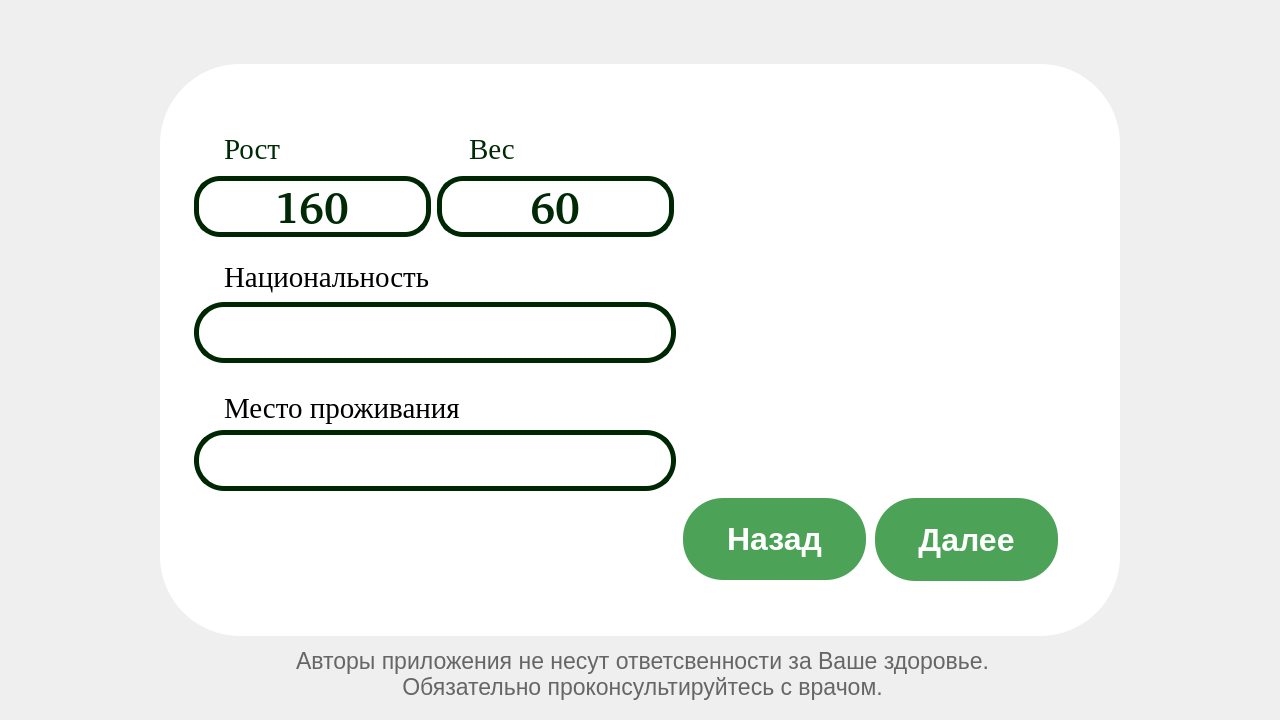
<?xml version="1.0" encoding="UTF-8"?>
<ui version="4.0">
 <class>Window1</class>
 <widget class="QDialog" name="Window1">
  <property name="geometry">
   <rect>
    <x>0</x>
    <y>0</y>
    <width>1280</width>
    <height>720</height>
   </rect>
  </property>
  <property name="windowTitle">
   <string>Dialog</string>
  </property>
  <widget class="QLabel" name="background">
   <property name="geometry">
    <rect>
     <x>0</x>
     <y>0</y>
     <width>1280</width>
     <height>720</height>
    </rect>
   </property>
   <property name="text">
    <string/>
   </property>
   <property name="pixmap">
    <pixmap>../images/whole_background.png</pixmap>
   </property>
   <property name="scaledContents">
    <bool>true</bool>
   </property>
  </widget>
  <widget class="QFrame" name="frame">
   <property name="geometry">
    <rect>
     <x>160</x>
     <y>64</y>
     <width>960</width>
     <height>572</height>
    </rect>
   </property>
   <property name="styleSheet">
    <string notr="true">background-color: rgb(255, 255, 255);
border-radius: 80px;</string>
   </property>
   <property name="frameShape">
    <enum>QFrame::StyledPanel</enum>
   </property>
   <property name="frameShadow">
    <enum>QFrame::Raised</enum>
   </property>
   <widget class="QLabel" name="label">
    <property name="geometry">
     <rect>
      <x>560</x>
      <y>120</y>
      <width>296</width>
      <height>296</height>
     </rect>
    </property>
    <property name="text">
     <string/>
    </property>
    <property name="pixmap">
     <pixmap>../images/cross__o.png</pixmap>
    </property>
    <property name="scaledContents">
     <bool>true</bool>
    </property>
   </widget>
   <widget class="QLabel" name="label_2">
    <property name="geometry">
     <rect>
      <x>64</x>
      <y>64</y>
      <width>71</width>
      <height>42</height>
     </rect>
    </property>
    <property name="font">
     <font>
      <family>Times New Roman</family>
      <pointsize>22</pointsize>
     </font>
    </property>
    <property name="styleSheet">
     <string notr="true">color: rgb(0, 42, 5);</string>
    </property>
    <property name="text">
     <string>Рост</string>
    </property>
   </widget>
   <widget class="QLabel" name="label_3">
    <property name="geometry">
     <rect>
      <x>64</x>
      <y>192</y>
      <width>260</width>
      <height>42</height>
     </rect>
    </property>
    <property name="font">
     <font>
      <family>Times New Roman</family>
      <pointsize>22</pointsize>
     </font>
    </property>
    <property name="text">
     <string>Национальность</string>
    </property>
   </widget>
   <widget class="QLineEdit" name="nationality">
    <property name="geometry">
     <rect>
      <x>34</x>
      <y>238</y>
      <width>482</width>
      <height>61</height>
     </rect>
    </property>
    <property name="font">
     <font>
      <family>Times New Roman [Mono]</family>
      <pointsize>22</pointsize>
      <weight>75</weight>
      <bold>true</bold>
     </font>
    </property>
    <property name="styleSheet">
     <string notr="true">background-color: rgba(255, 255, 255, 0);
border: 5px solid rgb(0,39,3);
border-radius: 30px;
color: rgb(0, 42, 5);</string>
    </property>
   </widget>
   <widget class="QPushButton" name="page2to1_btm">
    <property name="geometry">
     <rect>
      <x>523</x>
      <y>434</y>
      <width>183</width>
      <height>82</height>
     </rect>
    </property>
    <property name="font">
     <font>
      <pointsize>24</pointsize>
      <weight>75</weight>
      <bold>true</bold>
     </font>
    </property>
    <property name="styleSheet">
     <string notr="true">QPushButton{
background-color: rgb(76, 162, 87);
border-radius: 40px;
color: rgb(255, 255, 255);

}

QPushButton:hover{
	background-color: rgb(71, 146, 80);
}

QPushButton:pressed{
background-color: rgb(2, 151, 89);
border: 2px solid rgb(255,215,0);
color: rgb(248, 248, 242);
}</string>
    </property>
    <property name="text">
     <string>Назад</string>
    </property>
   </widget>
   <widget class="QPushButton" name="page2to3_btm">
    <property name="geometry">
     <rect>
      <x>715</x>
      <y>434</y>
      <width>183</width>
      <height>83</height>
     </rect>
    </property>
    <property name="font">
     <font>
      <pointsize>24</pointsize>
      <weight>75</weight>
      <bold>true</bold>
     </font>
    </property>
    <property name="styleSheet">
     <string notr="true">QPushButton{
background-color: rgb(76, 162, 87);
border-radius: 40px;
color: rgb(255, 255, 255);

}

QPushButton:hover{
	background-color: rgb(71, 146, 80);
}

QPushButton:pressed{
background-color: rgb(2, 151, 89);
border: 2px solid rgb(255,215,0);
color: rgb(248, 248, 242);
}</string>
    </property>
    <property name="text">
     <string>Далее</string>
    </property>
   </widget>
   <widget class="QLabel" name="label_4">
    <property name="geometry">
     <rect>
      <x>64</x>
      <y>323</y>
      <width>300</width>
      <height>42</height>
     </rect>
    </property>
    <property name="font">
     <font>
      <family>Times New Roman</family>
      <pointsize>22</pointsize>
     </font>
    </property>
    <property name="text">
     <string>Место проживания</string>
    </property>
   </widget>
   <widget class="QLineEdit" name="residence">
    <property name="geometry">
     <rect>
      <x>34</x>
      <y>366</y>
      <width>482</width>
      <height>61</height>
     </rect>
    </property>
    <property name="font">
     <font>
      <family>Times New Roman [Mono]</family>
      <pointsize>15</pointsize>
      <weight>75</weight>
      <bold>true</bold>
     </font>
    </property>
    <property name="styleSheet">
     <string notr="true">background-color: rgba(255, 255, 255, 0);
border: 5px solid rgb(0,39,3);
border-radius: 30px;
color: rgb(0, 42, 5);</string>
    </property>
   </widget>
   <widget class="QLabel" name="label_5">
    <property name="geometry">
     <rect>
      <x>309</x>
      <y>64</y>
      <width>58</width>
      <height>42</height>
     </rect>
    </property>
    <property name="font">
     <font>
      <family>Times New Roman</family>
      <pointsize>22</pointsize>
     </font>
    </property>
    <property name="styleSheet">
     <string notr="true">color: rgb(0, 42, 5);</string>
    </property>
    <property name="text">
     <string>Вес</string>
    </property>
   </widget>
   <widget class="QSpinBox" name="height">
    <property name="geometry">
     <rect>
      <x>34</x>
      <y>112</y>
      <width>237</width>
      <height>61</height>
     </rect>
    </property>
    <property name="font">
     <font>
      <family>Times New Roman [Mono]</family>
      <pointsize>32</pointsize>
      <weight>75</weight>
      <bold>true</bold>
     </font>
    </property>
    <property name="styleSheet">
     <string notr="true">background-color: rgba(255, 255, 255, 0);
border: 5px solid rgb(0,39,3);
border-radius: 26px;
color: rgb(0, 42, 5);
size: 40px;</string>
    </property>
    <property name="alignment">
     <set>Qt::AlignCenter</set>
    </property>
    <property name="buttonSymbols">
     <enum>QAbstractSpinBox::NoButtons</enum>
    </property>
    <property name="minimum">
     <number>100</number>
    </property>
    <property name="maximum">
     <number>250</number>
    </property>
    <property name="value">
     <number>160</number>
    </property>
   </widget>
   <widget class="QSpinBox" name="weight">
    <property name="geometry">
     <rect>
      <x>277</x>
      <y>112</y>
      <width>237</width>
      <height>61</height>
     </rect>
    </property>
    <property name="font">
     <font>
      <family>Times New Roman [Mono]</family>
      <pointsize>32</pointsize>
      <weight>75</weight>
      <bold>true</bold>
     </font>
    </property>
    <property name="styleSheet">
     <string notr="true">background-color: rgba(255, 255, 255, 0);
border: 5px solid rgb(0,39,3);
border-radius: 26px;
color: rgb(0, 42, 5);
size: 40px;</string>
    </property>
    <property name="alignment">
     <set>Qt::AlignCenter</set>
    </property>
    <property name="buttonSymbols">
     <enum>QAbstractSpinBox::NoButtons</enum>
    </property>
    <property name="minimum">
     <number>45</number>
    </property>
    <property name="maximum">
     <number>200</number>
    </property>
    <property name="value">
     <number>60</number>
    </property>
   </widget>
  </widget>
  <widget class="QLabel" name="responsibillity">
   <property name="geometry">
    <rect>
     <x>220</x>
     <y>640</y>
     <width>845</width>
     <height>68</height>
    </rect>
   </property>
   <property name="font">
    <font>
     <pointsize>17</pointsize>
    </font>
   </property>
   <property name="layoutDirection">
    <enum>Qt::LeftToRight</enum>
   </property>
   <property name="styleSheet">
    <string notr="true">color: rgb(102, 102, 102);</string>
   </property>
   <property name="text">
    <string>Авторы приложения не несут ответсвенности за Ваше здоровье. 
Обязательно проконсультируйтесь с врачом.</string>
   </property>
   <property name="alignment">
    <set>Qt::AlignCenter</set>
   </property>
  </widget>
  <widget class="QLabel" name="status_bar">
   <property name="geometry">
    <rect>
     <x>238</x>
     <y>42</y>
     <width>803</width>
     <height>14</height>
    </rect>
   </property>
   <property name="text">
    <string/>
   </property>
   <property name="pixmap">
    <pixmap>../images/bar2.png</pixmap>
   </property>
   <property name="scaledContents">
    <bool>true</bool>
   </property>
  </widget>
 </widget>
 <resources/>
 <connections/>
</ui>
